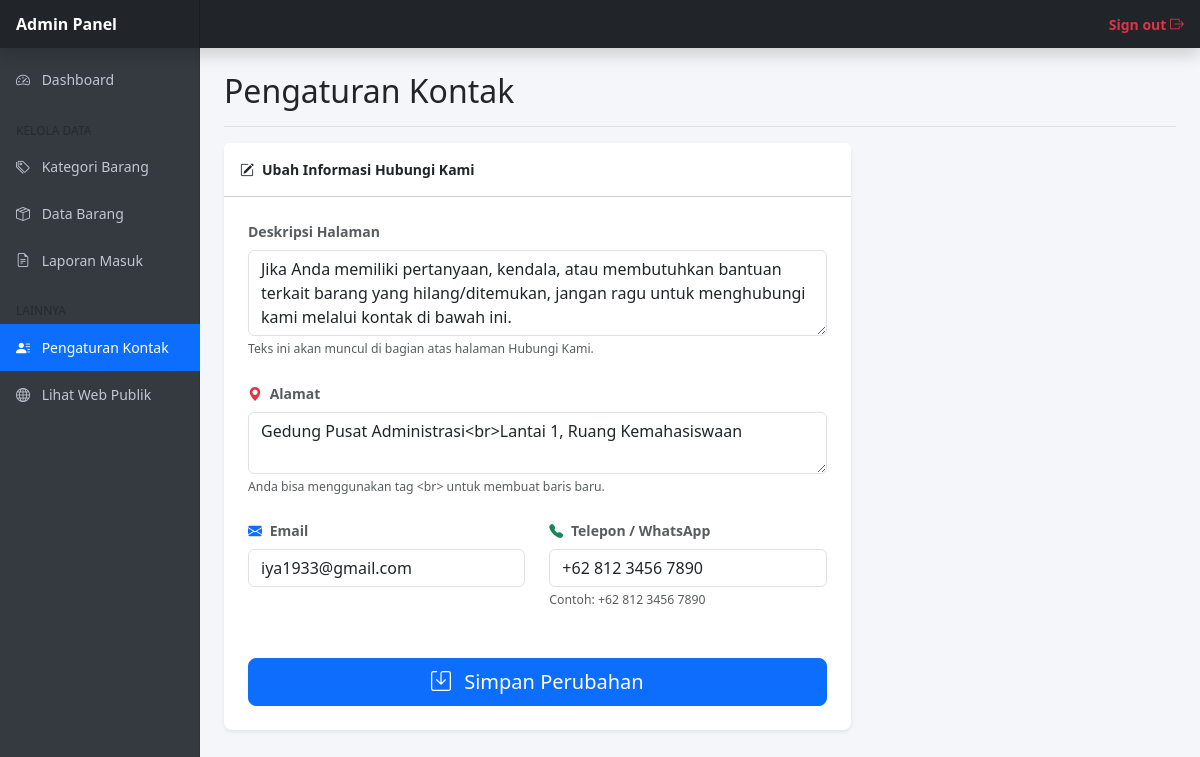
Page /admin/kontak (signed in) on the committed database.
### models/models.py (models this page shows)
class Kontak(db.Model):
    __tablename__ = 'kontak'
    id = db.Column(db.Integer, primary_key=True)
    deskripsi = db.Column(db.Text, nullable=False)
    alamat = db.Column(db.String(255), nullable=False)
    email = db.Column(db.String(150), nullable=False)
    telepon = db.Column(db.String(50), nullable=False)

### routes/admin.py (the view, shortened to what this page needs)
@admin_bp.route('/kontak', methods=['GET', 'POST'])
@login_required
def kontak():
    kontak_info = Kontak.query.first()
    return render_template('admin/kontak.html', kontak=kontak_info)

### routes/admin.py (called while the page is built)
def login_required(f):
    from functools import wraps
    @wraps(f)
    def decorated_function(*args, **kwargs):
        if 'admin_id' not in session:
            flash('Silakan login terlebih dahulu.', 'warning')
            return redirect(url_for('admin.login'))
        return f(*args, **kwargs)
    return decorated_function

### templates/admin/kontak.html (shortened to what this page needs)
{% extends 'admin/admin_base.html' %}
{% block content %}
<div class="d-flex justify-content-between flex-wrap flex-md-nowrap align-items-center pb-2 mb-3 border-bottom">
    <h1 class="h2">Pengaturan Kontak</h1>
</div>
<div class="row">
    <div class="col-lg-8">
        <div class="card border-0 shadow-sm rounded-3">
            <div class="card-header bg-white fw-bold py-3">
                <i class="bi bi-pencil-square me-2"></i>Ubah Informasi Hubungi Kami
            </div>
            <div class="card-body p-4">
                <form method="POST" action="{{ url_for('admin.kontak') }}">
                    <div class="mb-4">
                        <label class="form-label fw-bold text-muted">Deskripsi Halaman</label>
                        <textarea class="form-control" name="deskripsi" rows="3" required>{{ kontak.deskripsi if kontak else '' }}</textarea>
                        <div class="form-text">Teks ini akan muncul di bagian atas halaman Hubungi Kami.</div>
                    </div>
                    <div class="mb-4">
                        <label class="form-label fw-bold text-muted"><i class="bi bi-geo-alt-fill text-danger me-1"></i> Alamat</label>
                        <textarea class="form-control" name="alamat" rows="2" required>{{ kontak.alamat if kontak else '' }}</textarea>
                        <div class="form-text">Anda bisa menggunakan tag &lt;br&gt; untuk membuat baris baru.</div>
                    </div>
                    <div class="row mb-4">
                        <div class="col-md-6">
                            <label class="form-label fw-bold text-muted"><i class="bi bi-envelope-fill text-primary me-1"></i> Email</label>
                            <input type="email" class="form-control" name="email" value="{{ kontak.email if kontak else '' }}" required>
                        </div>
                        <div class="col-md-6">
                            <label class="form-label fw-bold text-muted"><i class="bi bi-telephone-fill text-success me-1"></i> Telepon / WhatsApp</label>
                            <input type="text" class="form-control" name="telepon" value="{{ kontak.telepon if kontak else '' }}" required>
                            <div class="form-text">Contoh: +62 812 3456 7890</div>
                        </div>
                    </div>
                    <div class="d-grid mt-5">
                        <button type="submit" class="btn btn-primary btn-lg">
                            <i class="bi bi-save me-2"></i> Simpan Perubahan
                        </button>
                    </div>
                </form>
            </div>
        </div>
    </div>
</div>
{% endblock %}

### templates/admin/admin_base.html (style rules this page uses)
body { font-size: .875rem; background-color: #f4f6f9; }

### rows in the picture
Kontak: deskripsi "Jika Anda memiliki pertanyaan, kendala, atau membutuhkan bantuan terkait barang yang hilang/ditemukan, jangan ragu untuk menghubungi kami melalui kontak di bawah ini.", alamat "Gedung Pusat Administrasi<br>Lantai 1, Ruang Kemahasiswaan", email "iya1933@gmail.com", telepon "+62 812 3456 7890"
